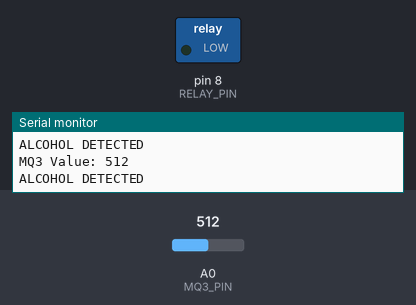
A sketch run on a simulated Arduino Uno, built with avr-gcc and run on an emulated ATmega328P. Shown: switched loads named in the sketch (green lamp = pin HIGH), the last lines printed to the serial monitor. The inputs (shaded band) are chosen by the test bench; at power-on: A0 (MQ3_PIN) = 512.

Above: at 3.2 s.
3.3 s: A0 (MQ3_PIN) set to 411
5.2 s: A0 (MQ3_PIN) set to 391
At 7.1 s:
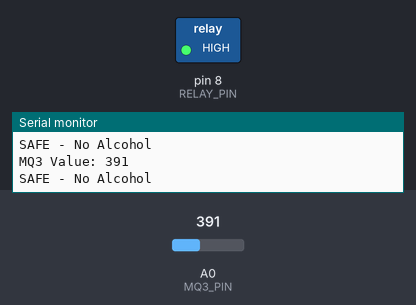
8.5 s: A0 (MQ3_PIN) set to 410
At 9.5 s:
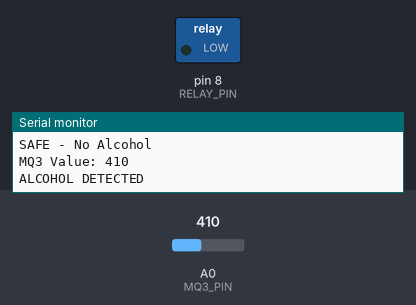
10.5 s: A0 (MQ3_PIN) set to 390
At 12.2 s:
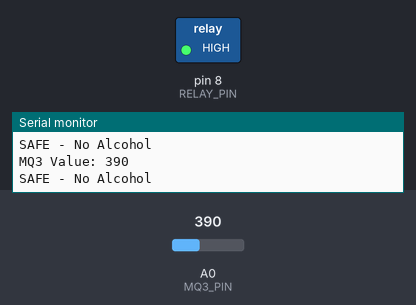
Timing chart, 0 to 13.5 s (numbered marks = the images above; inputs shaded):
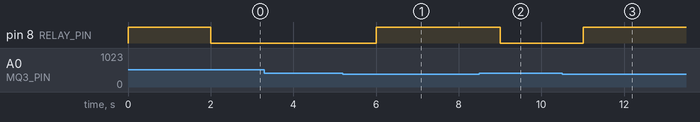

Measured:
- the behaviour switches between 401 and 400 on A0 (MQ3_PIN) (found by bisection; images 0 and 1)
- after the input at 5.2 s, pin 8 (RELAY_PIN): LOW → HIGH after 0.81 s
- after the input at 8.5 s, pin 8 (RELAY_PIN): HIGH → LOW after 0.51 s
- after the input at 10.5 s, pin 8 (RELAY_PIN): LOW → HIGH after 0.51 s

The sketch:

project2.ino
```cpp
const int MQ3_PIN = A0;    // MQ-3 sensor analog output connected to A0
const int RELAY_PIN = 8;   // Relay input connected to digital pin 8
int sensorValue = 0;

void setup() {
  Serial.begin(9600);       // Serial communication with Raspberry Pi
  pinMode(RELAY_PIN, OUTPUT);
  digitalWrite(RELAY_PIN, HIGH); // Keep relay OFF (assuming active LOW)
  delay(2000);
  Serial.println("Alcohol Detection System Initialized");
}

void loop() {
  sensorValue = analogRead(MQ3_PIN);
  float voltage = (sensorValue / 1023.0) * 5.0;

  Serial.print("MQ3 Value: ");
  Serial.println(sensorValue);

  // --- Alcohol detection threshold ---
  if (sensorValue > 400) {
    // Alcohol detected
    digitalWrite(RELAY_PIN, LOW);  // Activate relay (lock car or turn ON LED)
    Serial.println("ALCOHOL DETECTED");
  } else {
    // No alcohol
    digitalWrite(RELAY_PIN, HIGH); // Turn relay OFF
    Serial.println("SAFE - No Alcohol");
  }

  delay(1000); // Wait 1 second before next reading
}
```
